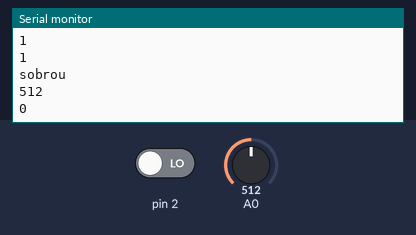
A sketch run on a simulated Arduino Uno, built with avr-gcc and run on an emulated ATmega328P. Parts: the last lines printed to the serial monitor. The test bench sets the inputs (shaded band); at power-on: A0 = 512, pin 2 LOW.

Above: at 18.0 s.
18.1 s: A0 set to 716
At 20.7 s:
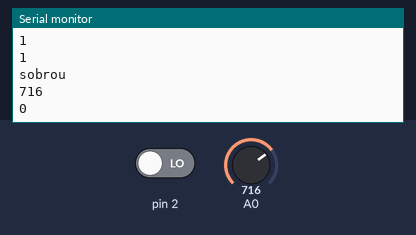
33.1 s: A0 set to 900
At 41.3 s:
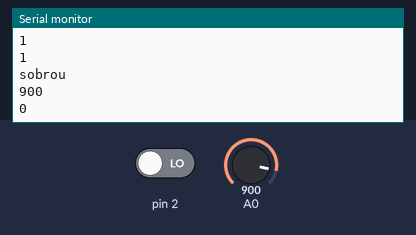
Timing chart, 0 to 42.8 s (numbered marks = the images above; inputs shaded):
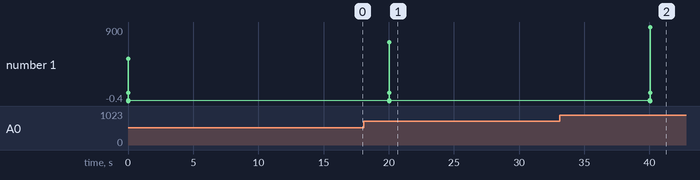

Measured:
- after the input at 18.1 s, the serial monitor: prints a new line after 1.9 s (image 1)
- after the input at 33.1 s, the serial monitor: prints a new line after 7.0 s (image 2)

The sketch:

testeSensoresNano.ino
```cpp
void setup() {
  // put your setup code here, to run once:
  analogReference(INTERNAL);
  Serial.begin(115200);
}

void loop() {
  // put your main code here, to run repeatedly:
  String req = "valuesNano 1 -0.2 0.7 -0.4 0.68 100 0.90 1 ";
  Serial.println(req);
  Serial.print("index values ");

  Serial.println(req.indexOf("values"));
  Serial.println(req.indexOf(" "));
  if(req.indexOf("valuesNano") != -1){
      req.remove(0,11);
      int statusLumi = req.substring(0,req.indexOf(" ")).toInt();
      Serial.println(statusLumi);
      req.remove(0,req.indexOf(" ")+1);
      Serial.println(req);
      float Wb =  req.substring(0,req.indexOf(" ")).toFloat();
      Serial.println(Wb);
      req.remove(0,req.indexOf(" ")+1);
      Serial.println(req);
      float Wm =  req.substring(0,req.indexOf(" ")).toFloat();
      Serial.println(Wm);
      req.remove(0,req.indexOf(" ")+1);
      Serial.println(req);
      float Wl =  req.substring(0,req.indexOf(" ")).toFloat();
      Serial.println(Wl);
      req.remove(0,req.indexOf(" ")+1);
      Serial.println(req);
      float valorLuzDesejada =  req.substring(0,req.indexOf(" ")).toFloat();
      Serial.println(valorLuzDesejada);
      req.remove(0,req.indexOf(" ")+1);
      Serial.println(req);
      int tempoDesliga = req.substring(0,req.indexOf(" ")).toInt();
      Serial.println(tempoDesliga);
      req.remove(0,req.indexOf(" ")+1);
      Serial.println(req);
      float luminosidade =  req.substring(0,req.indexOf(" ")).toFloat();
      Serial.println(luminosidade);
      req.remove(0,req.indexOf(" ")+1);
      Serial.println(req);
      int movimento = (bool) req.substring(0,req.indexOf(" ")).toInt();
      Serial.println(movimento);
      req.remove(0,req.indexOf(" ")+1);
      Serial.println(req);
      Serial.print("sobrou ");
      Serial.println(req);
    }
  Serial.println(analogRead(A0));
  Serial.println(digitalRead(2));
  delay(20000);
}
```
